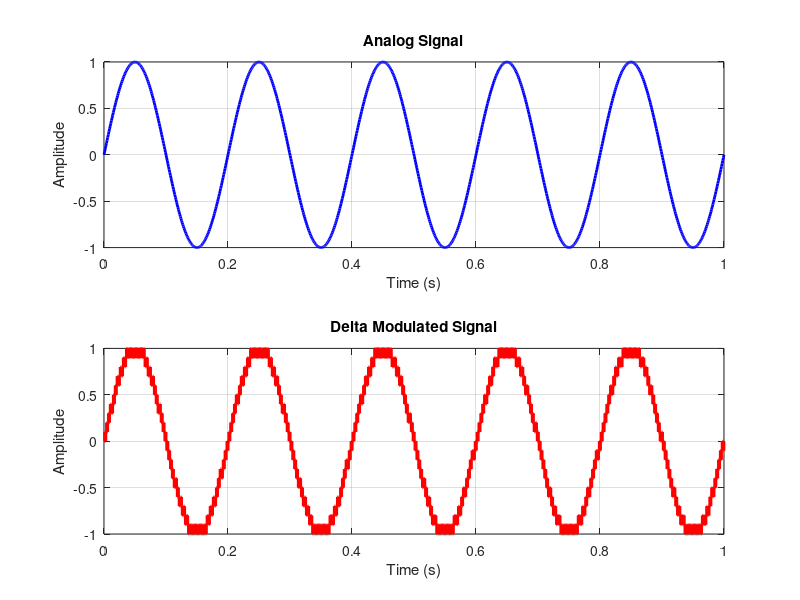

Here is the MATLAB script that generated this plot: (Note: this script raises an error after producing the figure.)
% Delta Modulation Example in Octave

% Define the continuous analog signal
t = linspace(0, 1, 1000);  % Time vector from 0 to 1 second
analog_signal = sin(2 * pi * 5 * t);  % A sinusoidal signal as an example

% Sampling parameters
fs = 100;  % Sampling frequency
Ts = 1/fs; % Sampling period

% Delta modulation parameters
delta = 0.1;  % Step size or quantization step

% Delta modulation encoding
n = length(t);
digital_signal = zeros(1, n);
for i = 2:n
    % Delta modulation encoding
    if analog_signal(i) >= digital_signal(i-1)
        digital_signal(i) = digital_signal(i-1) + delta;
    else
        digital_signal(i) = digital_signal(i-1) - delta;
    end
end

% Plot the results
figure;

subplot(2,1,1);
plot(t, analog_signal, 'b', 'LineWidth', 2);
title('Analog Signal');
xlabel('Time (s)');
ylabel('Amplitude');
grid on;

subplot(2,1,2);
stairs(t, digital_signal, 'r', 'LineWidth', 2);
title('Delta Modulated Signal');
xlabel('Time (s)');
ylabel('Amplitude');
grid on;

linkaxes;

% Display the encoded signal
disp('Encoded Digital Signal:');
disp(digital_signal);
